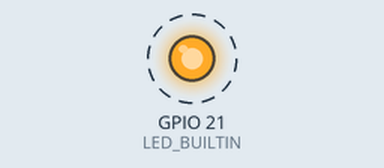
This sketch was run on a simulated Seeed XIAO ESP32-S3. Shown: output pins drawn as LEDs (lit = HIGH). Dashed ring = blinking. What the sketch prints to the serial monitor is not drawn.

Above: at 0.7 s.
Timing chart, 0 to 3.5 s (numbered marks = the images above):
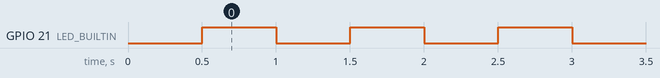

Measured:
- by itself, GPIO 21 (LED_BUILTIN): alternates HIGH for 0.50 s and LOW for 0.50 s

The sketch:

t1_board_serial.ino
```cpp
/**
 * TEST 1 — Board + Serial + LED
 * Goal: prove the board is selected, the port works, upload works,
 *       and the Serial Monitor is talking at 115200.
 *
 * Board:  Seeed Studio XIAO ESP32-S3
 * Tools ▸ USB CDC On Boot:  ENABLED   (required or Serial won't appear)
 * Tools ▸ Upload Speed:     921600 (or 115200 if uploads fail)
 * Serial Monitor baud:      115200
 *
 * PASS = onboard LED blinks AND you see the counter printing once/second.
 */

void setup() {
  Serial.begin(115200);
  pinMode(LED_BUILTIN, OUTPUT);
  delay(500);
  Serial.println();
  Serial.println("[t1] Board alive. If you can read this, Serial works.");
}

void loop() {
  static unsigned long n = 0;
  digitalWrite(LED_BUILTIN, HIGH);
  delay(500);
  digitalWrite(LED_BUILTIN, LOW);
  delay(500);
  Serial.printf("[t1] tick %lu\n", n++);
}
```
